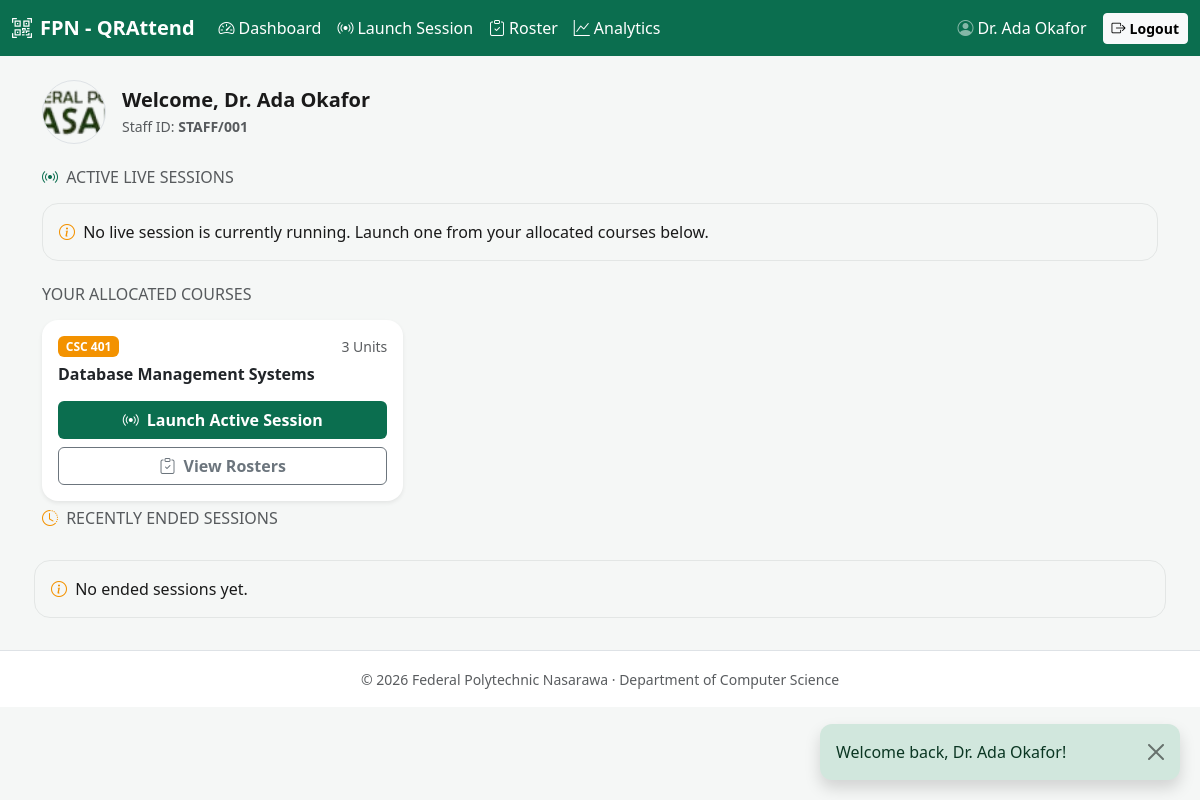
The app's page /portals/lecturer/dashboard.php (signed in) with its own data.
### tables this page shows
CREATE TABLE `course_allocations` (
  `id`             INT UNSIGNED NOT NULL AUTO_INCREMENT,
  `lecturer_id`    INT UNSIGNED NOT NULL,
  `course_id`      INT UNSIGNED NOT NULL,
  `allocated_at`   TIMESTAMP    NOT NULL DEFAULT CURRENT_TIMESTAMP,
  PRIMARY KEY (`id`),
  UNIQUE KEY `uq_alloc_lecturer_course` (`lecturer_id`, `course_id`),
  KEY `idx_allocations_lecturer` (`lecturer_id`),
  KEY `idx_allocations_course`   (`course_id`),
  CONSTRAINT `fk_allocations_lecturer`
    FOREIGN KEY (`lecturer_id`)
    REFERENCES `lecturers` (`id`)
    ON DELETE CASCADE           
    ON UPDATE CASCADE,
  CONSTRAINT `fk_allocations_course`
    FOREIGN KEY (`course_id`)
    REFERENCES `courses` (`id`)
    ON DELETE RESTRICT          
    ON UPDATE CASCADE
);

CREATE TABLE `courses` (
  `id`            INT UNSIGNED NOT NULL AUTO_INCREMENT,
  `course_code`   VARCHAR(20)  NOT NULL,
  `course_title`  VARCHAR(160) NOT NULL,
  `credit_units`  INT UNSIGNED NOT NULL DEFAULT 0,
  PRIMARY KEY (`id`),
  UNIQUE KEY `uq_courses_course_code` (`course_code`)
);

### public/portals/lecturer/dashboard.php (the view, shortened to what this page needs)
<?php
require_once __DIR__ . '/../../../app/includes/functions.php';
require_once __DIR__ . '/../../../app/layouts/header.php';
require_once __DIR__ . '/../../../app/layouts/navbar.php';
$allocations = [];
try {
    $db = get_db();
    $stmt = $db->prepare(
        'SELECT ca.id, c.course_code AS code, c.course_title AS title, c.credit_units AS units
         FROM course_allocations ca
         JOIN courses c ON c.id = ca.course_id
         WHERE ca.lecturer_id = :lecturer
         ORDER BY c.course_code ASC'
    );
    $stmt->execute([':lecturer' => (int) $_SESSION['user_id']]);
    $allocations = $stmt->fetchAll(PDO::FETCH_ASSOC);
} catch (RuntimeException $e) {
    set_flash_message('danger', $e->getMessage());
} catch (PDOException $e) {
    error_log('[QRAttend] lecturer allocations query error: ' . $e->getMessage());
}
$activeSessions = [];
try {
    $db = get_db();
    $sessStmt = $db->prepare(
        'SELECT s.id AS session_id, s.course_allocation_id AS allocation_id, s.expires_at,
                c.course_code, c.course_title,
                (SELECT COUNT(*) FROM attendance_records ar WHERE ar.session_id = s.id) AS checked_in
         FROM attendance_sessions s
         JOIN course_allocations ca ON ca.id = s.course_allocation_id
         JOIN courses c ON c.id = ca.course_id
         WHERE ca.lecturer_id = :lecturer AND s.status = :open AND s.expires_at > NOW()
         ORDER BY s.expires_at ASC'
    );
    $sessStmt->execute([':lecturer' => (int) $_SESSION['user_id'], ':open' => 'Open']);
    $activeSessions = $sessStmt->fetchAll(PDO::FETCH_ASSOC);
} catch (RuntimeException $e) {
} catch (PDOException $e) {
    error_log('[QRAttend] active sessions query error: ' . $e->getMessage());
}
$endedSessions = [];
try {
    $db = get_db();
    $endStmt = $db->prepare(
        'SELECT s.id AS session_id, s.course_allocation_id AS allocation_id, s.status,
                s.expires_at, c.course_code, c.course_title,
                (SELECT COUNT(*) FROM attendance_records ar WHERE ar.session_id = s.id) AS checked_in
         FROM attendance_sessions s
         JOIN course_allocations ca ON ca.id = s.course_allocation_id
         JOIN courses c ON c.id = ca.course_id
         WHERE ca.lecturer_id = :lecturer
           AND (s.status = :closed OR s.expires_at <= NOW())
         ORDER BY s.expires_at DESC
         LIMIT 10'
    );
    $endStmt->execute([':lecturer' => (int) $_SESSION['user_id'], ':closed' => 'Closed']);
    $endedSessions = $endStmt->fetchAll(PDO::FETCH_ASSOC);
} catch (RuntimeException $e) {
} catch (PDOException $e) {
    error_log('[QRAttend] ended sessions query error: ' . $e->getMessage());
}
?>
<main class="container py-4">
    <?= display_flash_message() ?>
    <div class="d-flex align-items-center gap-3 mb-4">
        <img src="/assets/img/logo.png" alt="Institution Logo"
             class="rounded-circle border" style="width:64px;height:64px;object-fit:cover;">
        <div>
            <h1 class="h5 mb-1 fw-bold">Welcome, <?= sanitize_input($_SESSION['user_name'] ?? '') ?></h1>
            <p class="mb-0 text-muted small">
                Staff ID: <span class="fw-semibold"><?= sanitize_input($_SESSION['user_label'] ?? '') ?></span>
            </p>
        </div>
    </div>
    <h2 class="h6 text-uppercase text-muted mb-3">
        <i class="bi bi-broadcast me-1" style="color:var(--brand-primary);"></i>
        Active Live Sessions
    </h2>
    <?php if (empty($activeSessions)): ?>
        <div class="alert rounded-4 mb-4" role="alert"
             style="background-color:var(--brand-surface); border:1px solid #e3e6e5;">
            <i class="bi bi-info-circle me-1" style="color:var(--brand-secondary);"></i>
            No live session is currently running. Launch one from your allocated courses below.
        </div>
    <?php endif; ?>
    <h2 class="h6 text-uppercase text-muted mb-3">Your Allocated Courses</h2>
    <div class="row g-3">
        <?php if (empty($allocations)): ?>
            <div class="col-12">
                <div class="alert rounded-4 text-center" role="alert"
                     style="background-color:var(--brand-surface); border:1px solid #e3e6e5;">
                    <i class="bi bi-info-circle me-1" style="color:var(--brand-secondary);"></i>
                    No courses are allocated to your account yet. Contact an administrator to
                    assign you to a course via the Course Allocations panel.
                </div>
            </div>
        <?php else: ?>
        <?php foreach ($allocations as $course): ?>
            <div class="col-12 col-md-6 col-lg-4">
                <div class="card border-0 shadow-sm rounded-4 h-100">
                    <div class="card-body d-flex flex-column">
                        <div class="d-flex justify-content-between align-items-start mb-2">
                            <span class="badge text-white" style="background-color:var(--brand-secondary);">
                                <?= sanitize_input($course['code']) ?>
                            </span>
                            <span class="small text-muted"><?= (int) $course['units'] ?> Units</span>
                        </div>
                        <h3 class="h6 fw-bold mb-3"><?= sanitize_input($course['title']) ?></h3>
                        <div class="mt-auto d-grid gap-2">
                            <a href="launch_session.php?allocation_id=<?= (int) $course['id'] ?>"
                               class="btn text-white fw-semibold"
                               style="background-color:var(--brand-primary);">
                                <i class="bi bi-broadcast me-1"></i> Launch Active Session
                            </a>
                            <a href="roster.php?allocation_id=<?= (int) $course['id'] ?>"
                               class="btn btn-outline-secondary fw-semibold">
                                <i class="bi bi-clipboard-check me-1"></i> View Rosters
                            </a>
                        </div>
                    </div>
                </div>
            </div>
        <?php endforeach; ?>
        <?php endif; ?>
    <h2 class="h6 text-uppercase text-muted mb-3 mt-2">
        <i class="bi bi-clock-history me-1" style="color:var(--brand-secondary);"></i>
        Recently Ended Sessions
    </h2>
    <?php if (empty($endedSessions)): ?>
        <div class="alert rounded-4 mb-2" role="alert"
             style="background-color:var(--brand-surface); border:1px solid #e3e6e5;">
            <i class="bi bi-info-circle me-1" style="color:var(--brand-secondary);"></i>
            No ended sessions yet.
        </div>
    <?php endif; ?>
</main>
<?php
require_once __DIR__ . '/../../../app/layouts/footer.php';

### public/assets/css/style.css (style rules this page uses)
body { background-color: var(--brand-surface); color: var(--brand-text); -webkit-font-smoothing: antialiased; }
.card.rounded-4 { border-radius: 1rem !important; }

### records on screen
course_allocations: course.course_code "CSC 401", course.credit_units "3", course.course_title "Database Management Systems"

### other values on screen
sanitize_input(INSTITUTION_SHORT) "FPN"
sanitize_input($userName ?? '') "Dr. Ada Okafor"
$text "Welcome back, Dr. Ada Okafor!"
sanitize_input($_SESSION['user_name'] ?? '') "Dr. Ada Okafor"
sanitize_input($_SESSION['user_label'] ?? '') "STAFF/001"
sanitize_input(INSTITUTION_NAME) "Federal Polytechnic Nasarawa"
sanitize_input(INSTITUTION_DEPT) "Department of Computer Science"
